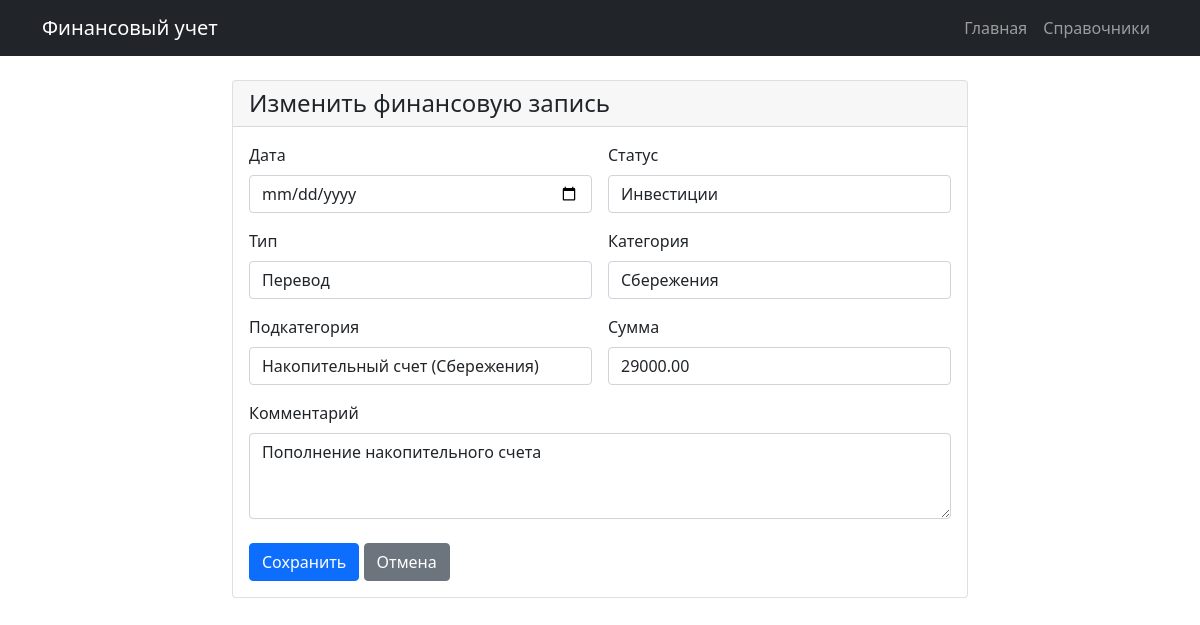
The app's page /8/edit/ with its own data.
### task/models.py (models this page shows, shortened)
class FinancialRecord(models.Model):
    record_date = models.DateField()
    status = models.ForeignKey(Status, on_delete=models.PROTECT)
    operation_type = models.ForeignKey(OperationType, on_delete=models.PROTECT)
    category = models.ForeignKey(Category, on_delete=models.PROTECT)
    subcategory = models.ForeignKey(SubCategory, on_delete=models.PROTECT)
    amount = models.DecimalField(max_digits=10, decimal_places=2)
    comment = models.TextField(blank=True, null=True)
    created_at = models.DateTimeField(auto_now_add=True)
    updated_at = models.DateTimeField(auto_now=True)
    class Meta:
        managed = False
        db_table = 'finance_records'
        verbose_name_plural = "финансовый учет"
        indexes = [
            models.Index(fields=['record_date']),
            models.Index(fields=['status']),
            models.Index(fields=['operation_type']),
            models.Index(fields=['category']),
            models.Index(fields=['amount']),
        ]

### task/views.py (the view)
# urls.py: path('<int:pk>/edit/', views.RecordUpdateView.as_view(), name='record_edit'),
class RecordUpdateView(UpdateView):
    model = FinancialRecord
    form_class = FinancialRecordForm
    template_name = 'finance/record_form.html'
    success_url = reverse_lazy('finance:record_list')

### task/forms.py
class FinancialRecordForm(forms.ModelForm):
    class Meta:
        model = FinancialRecord
        fields = ['record_date', 'status', 'operation_type', 'category', 'subcategory', 'amount', 'comment']
        widgets = {
            'record_date': forms.DateInput(attrs={'type': 'date', 'class': 'form-control'}),
            'status': forms.Select(attrs={'class': 'form-control'}),
            'operation_type': forms.Select(attrs={'class': 'form-control'}),
            'category': forms.Select(attrs={'class': 'form-control'}),
            'subcategory': forms.Select(attrs={'class': 'form-control'}),
            'amount': forms.NumberInput(attrs={'class': 'form-control', 'step': '0.01'}),
            'comment': forms.Textarea(attrs={'class': 'form-control', 'rows': 3}),
        }

### task/models.py (called while the page is built)
    def __str__(self):
        return self.name

    def __str__(self):
        return self.name

    def __str__(self):
        return f"{self.name}"

    def __str__(self):
        return f"{self.name} ({self.category})"

### task/templates/finance/record_form.html (shortened to what this page needs)
{% extends 'base.html' %}
{% block content %}
<div class="row justify-content-center">
    <div class="col-md-8">
        <div class="card">
            <div class="card-header">
                <h4 class="mb-0">{% if form.instance.pk %}Изменить{% else %}Добавить{% endif %} финансовую запись</h4>
            </div>
            <div class="card-body">
                <form method="post">
                    <div class="row g-3">
                        <div class="col-md-6">
                            <label class="form-label">{{ "Дата" }}</label>
                            {{ form.record_date }}
                        </div>
                        <div class="col-md-6">
                            <label class="form-label">{{ "Статус" }}</label>
                            {{ form.status }}
                        </div>
                        <div class="col-md-6">
                            <label class="form-label">{{ "Тип" }}</label>
                            {{ form.operation_type }}
                        </div>
                        <div class="col-md-6">
                            <label class="form-label">{{ "Категория" }}</label>
                            {{ form.category }}
                        </div>
                        <div class="col-md-6">
                            <label class="form-label">{{ "Подкатегория" }}</label>
                            {{ form.subcategory }}
                        </div>
                        <div class="col-md-6">
                            <label class="form-label">{{ "Сумма" }}</label>
                            {{ form.amount }}
                        </div>
                        <div class="col-12">
                            <label class="form-label">{{ "Комментарий" }}</label>
                            {{ form.comment }}
                        </div>
                    </div>
                    <div class="mt-4">
                        <button type="submit" class="btn btn-primary">Сохранить</button>
                        <a href="{% url 'finance:record_list' %}" class="btn btn-secondary">Отмена</a>
                    </div>
                </form>
            </div>
        </div>
    </div>
</div>
{% endblock %}

### records on screen
FinancialRecord: status "Инвестиции", operation_type "Перевод", category "Сбережения", subcategory "Накопительный счет (Сбережения)", amount "29000.00", comment "Пополнение накопительного счета"

### other values on screen
{{ "Дата" }} "Дата"
{{ "Статус" }} "Статус"
{{ "Тип" }} "Тип"
{{ "Категория" }} "Категория"
{{ "Подкатегория" }} "Подкатегория"
{{ "Сумма" }} "Сумма"
{{ "Комментарий" }} "Комментарий"
